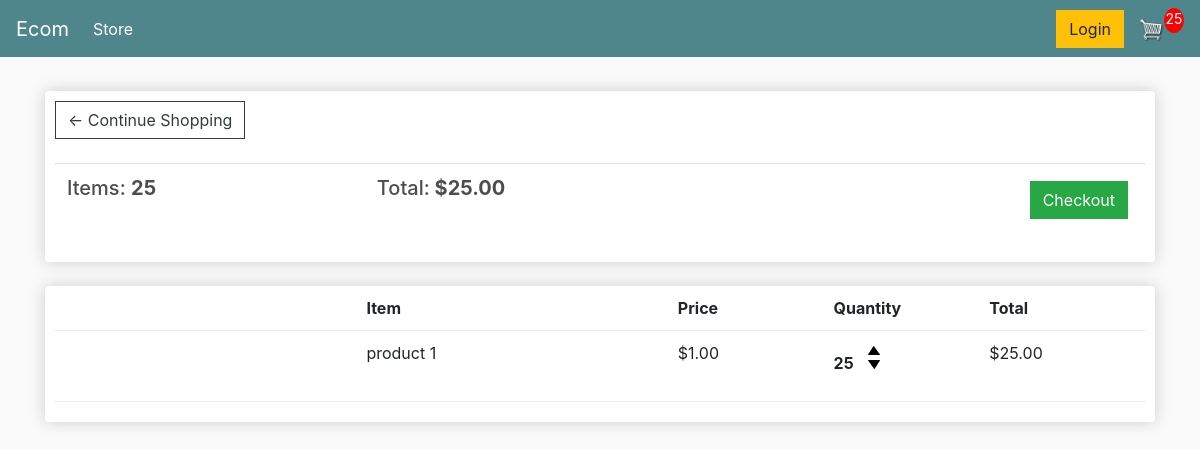
The app's page /cart/ (signed in) with its own data.
### store/models.py (models this page shows, shortened)
class Order(models.Model):
    customer = models.ForeignKey(Customer, on_delete=models.SET_NULL, null=True, blank=True)
    data_ordered = models.DateTimeField(auto_now_add=True)
    complete = models.BooleanField(default=False)
    transaction_id = models.CharField(max_length=100, null=True)
    digital = models.BooleanField(default=False, null=True, blank=False)
    def __str__(self):
        return str(self.id)
    @property
    def get_cart_total(self):
        order_items = self.orderitem_set.all()
        total = sum([item.get_total for item in order_items])
        return total
    @property
    def get_cart_items(self):
        order_items = self.orderitem_set.all()
        total = sum([item.quantity for item in order_items])
        return total

class OrderItem(models.Model):
    product = models.ForeignKey(Product, on_delete=models.SET_NULL, null=True, blank=True)
    order = models.ForeignKey(Order, on_delete=models.SET_NULL, null=True, blank=True)
    quantity = models.IntegerField(default=0, null=True, blank=True)
    data_added = models.DateTimeField(auto_now_add=True)
    @property
    def get_total(self):
        total = self.product.price * self.quantity
        return total

class Product(models.Model):
    name = models.CharField(max_length=200, null=True)
    price = models.DecimalField(max_digits=7, decimal_places=2)
    digital = models.BooleanField(default=False, null=True, blank=False)
    image = models.ImageField(null = True, blank=True)
    quantity = models.IntegerField(default=0, null=True, blank=True)

### store/views.py (the view)
# urls.py: path('cart/', views.cart, name='cart'),
def cart(request):
    data = cartData(request)
    print(data)
    cartItems = data['cartItems']
    order = data['order']
    items = data['items']
    context = {'items': items, 'order': order, 'cartItems': cartItems}
    return render(request, 'cart.html', context)

### store/utils.py (called while the page is built)
def cartData(request):
    if request.user.is_authenticated:
        customer = request.user.customer
        order, created = Order.objects.get_or_create(customer=customer, complete=False)
        items = order.orderitem_set.all()
        cartItems = order.get_cart_items
    else:
        cookieData = cookieCart(request)
        cartItems = cookieData['cartItems']
        order = cookieData['order']
        items = cookieData['items']
    return {'cartItems': cartItems, 'order': order, 'items': items}

### templates/cart.html
{% extends 'main.html' %}
{% load static %}
{% block content %}
	<div class="row">
		<div class="col-lg-12">
			<div class="box-element">
				<a  class="btn btn-outline-dark" href="{% url 'store' %}">&#x2190; Continue Shopping</a>
				<br>
				<br>
				<table class="table">
					<tr>
						<th><h5>Items: <strong>{{order.get_cart_items}}</strong></h5></th>
						<th><h5>Total:<strong> ${{order.get_cart_total|floatformat:2}}</strong></h5></th>
						<th>
							<a  style="float:right; margin:5px;" class="btn btn-success" href="{% url 'checkout' %}">Checkout</a>
						</th>
					</tr>
				</table>
			</div>
			<br>
			<div class="box-element">
				<div class="cart-row">
					<div style="flex:2"></div>
					<div style="flex:2"><strong>Item</strong></div>
					<div style="flex:1"><strong>Price</strong></div>
					<div style="flex:1"><strong>Quantity</strong></div>
					<div style="flex:1"><strong>Total</strong></div>
				</div>
				{% for item in items %}
				<div class="cart-row">
					<div style="flex:2"><img class="row-image" src="{{item.product.imageURL}}"></div>
					<div style="flex:2"><p>{{item.product.name}}</p></div>
					<div style="flex:1"><p>${{item.product.price|floatformat:2}}</p></div>
					<div style="flex:1">
						<p class="quantity">{{item.quantity}}</p>
						<div class="quantity">
							<img data-product="{{item.product.id}}" data-action="add" class="chg-quantity update-cart" src="{% static  'images/arrow-up.png' %}">
							<img data-product="{{item.product.id}}" data-action="remove" class="chg-quantity update-cart" src="{% static  'images/arrow-down.png' %}">
						</div>
					</div>
					<div style="flex:1"><p>${{item.get_total|floatformat:2}}</p></div>
				</div>
				{% endfor %}
			</div>
		</div>
	</div>
{% endblock content %}

### static/css/style.css (style rules this page uses)
body { background-color: hsl(0, 0%, 98%); }
h1,h2,h3,h4,h5,h6 { color:hsl(0, 0%, 30%); }
.box-element { box-shadow:hsl(0, 0%, 80%) 0 0 16px; background-color: #fff; border-radius: 4px; padding: 10px; }
.col-lg-4, .col-lg-6, .col-lg-8, .col-lg-12 { margin-top: 10px; }
.btn { border-radius: 0; }
.cart-row { display: flex; align-items: flex-stretch; padding-bottom: 10px; margin-bottom: 10px; border-bottom: 1px solid #ececec; }
.quantity { display: inline-block; font-weight: 700; padding-right:10px; }
.chg-quantity { width: 12px; cursor: pointer; display: block; margin-top: 5px; transition:.1s; }

### records on screen
Order: get_cart_items "25", get_cart_total "25.00"
OrderItem: product.name "product 1", product.price "1.00", quantity "25", get_total "25.00"

### other values on screen
{{ cartItems }} "25"
